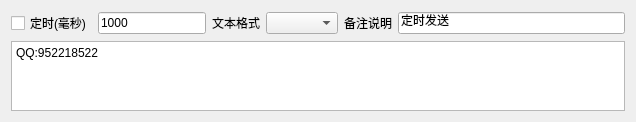
<?xml version="1.0" encoding="UTF-8"?>
<ui version="4.0">
 <class>SAKTimingSendingItemWidget</class>
 <widget class="QWidget" name="SAKTimingSendingItemWidget">
  <property name="geometry">
   <rect>
    <x>0</x>
    <y>0</y>
    <width>636</width>
    <height>115</height>
   </rect>
  </property>
  <property name="windowTitle">
   <string>定时发送</string>
  </property>
  <layout class="QGridLayout" name="gridLayout">
   <item row="0" column="0">
    <widget class="QCheckBox" name="timingCheckBox">
     <property name="text">
      <string>定时(毫秒)</string>
     </property>
    </widget>
   </item>
   <item row="0" column="1">
    <widget class="QLineEdit" name="timingTimeLineEdit">
     <property name="sizePolicy">
      <sizepolicy hsizetype="Preferred" vsizetype="Fixed">
       <horstretch>0</horstretch>
       <verstretch>0</verstretch>
      </sizepolicy>
     </property>
     <property name="text">
      <string>1000</string>
     </property>
    </widget>
   </item>
   <item row="0" column="2">
    <widget class="QLabel" name="label">
     <property name="text">
      <string>文本格式</string>
     </property>
    </widget>
   </item>
   <item row="0" column="3">
    <widget class="QComboBox" name="textFormatComboBox"/>
   </item>
   <item row="0" column="4">
    <widget class="QLabel" name="label_2">
     <property name="text">
      <string>备注说明</string>
     </property>
    </widget>
   </item>
   <item row="0" column="5">
    <widget class="QLineEdit" name="remarkLineEdit">
     <property name="text">
      <string>定时发送</string>
     </property>
    </widget>
   </item>
   <item row="1" column="0" colspan="6">
    <widget class="QTextEdit" name="inputDataTextEdit">
     <property name="maximumSize">
      <size>
       <width>16777215</width>
       <height>70</height>
      </size>
     </property>
     <property name="html">
      <string>&lt;!DOCTYPE HTML PUBLIC &quot;-//W3C//DTD HTML 4.0//EN&quot; &quot;http://www.w3.org/TR/REC-html40/strict.dtd&quot;&gt;
&lt;html&gt;&lt;head&gt;&lt;meta name=&quot;qrichtext&quot; content=&quot;1&quot; /&gt;&lt;style type=&quot;text/css&quot;&gt;
p, li { white-space: pre-wrap; }
&lt;/style&gt;&lt;/head&gt;&lt;body style=&quot; font-family:'SimSun'; font-size:9pt; font-weight:400; font-style:normal;&quot;&gt;
&lt;p style=&quot; margin-top:0px; margin-bottom:0px; margin-left:0px; margin-right:0px; -qt-block-indent:0; text-indent:0px;&quot;&gt;&lt;span style=&quot; font-family:'SimSun';&quot;&gt;QQ:952218522&lt;/span&gt;&lt;/p&gt;&lt;/body&gt;&lt;/html&gt;</string>
     </property>
     <property name="placeholderText">
      <string>请输入需要发送的数据</string>
     </property>
    </widget>
   </item>
  </layout>
 </widget>
 <resources/>
 <connections/>
</ui>
